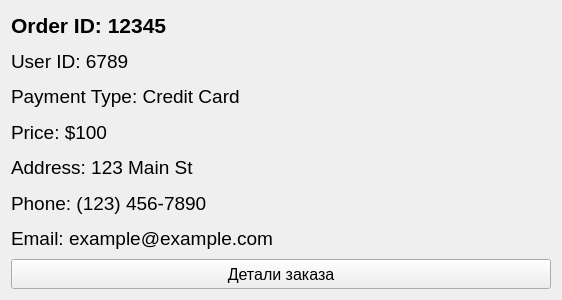
<?xml version="1.0" encoding="UTF-8"?>
<ui version="4.0">
 <class>OrderCard</class>
 <widget class="QWidget" name="OrderCard">
  <property name="geometry">
   <rect>
    <x>0</x>
    <y>0</y>
    <width>562</width>
    <height>300</height>
   </rect>
  </property>
  <property name="sizePolicy">
   <sizepolicy hsizetype="Expanding" vsizetype="Expanding">
    <horstretch>0</horstretch>
    <verstretch>0</verstretch>
   </sizepolicy>
  </property>
  <property name="minimumSize">
   <size>
    <width>0</width>
    <height>0</height>
   </size>
  </property>
  <property name="maximumSize">
   <size>
    <width>16777215</width>
    <height>300</height>
   </size>
  </property>
  <layout class="QVBoxLayout" name="verticalLayout_2">
   <item>
    <widget class="QLabel" name="orderIdLabel">
     <property name="font">
      <font>
       <pointsize>16</pointsize>
       <weight>75</weight>
       <bold>true</bold>
      </font>
     </property>
     <property name="text">
      <string>Order ID: 12345</string>
     </property>
    </widget>
   </item>
   <item>
    <widget class="QLabel" name="userIdLabel">
     <property name="font">
      <font>
       <pointsize>14</pointsize>
      </font>
     </property>
     <property name="text">
      <string>User ID: 6789</string>
     </property>
    </widget>
   </item>
   <item>
    <widget class="QLabel" name="paymentTypeLabel">
     <property name="font">
      <font>
       <pointsize>14</pointsize>
      </font>
     </property>
     <property name="text">
      <string>Payment Type: Credit Card</string>
     </property>
    </widget>
   </item>
   <item>
    <widget class="QLabel" name="priceLabel">
     <property name="font">
      <font>
       <pointsize>14</pointsize>
      </font>
     </property>
     <property name="text">
      <string>Price: $100</string>
     </property>
    </widget>
   </item>
   <item>
    <widget class="QLabel" name="addressLabel">
     <property name="font">
      <font>
       <pointsize>14</pointsize>
      </font>
     </property>
     <property name="text">
      <string>Address: 123 Main St</string>
     </property>
    </widget>
   </item>
   <item>
    <widget class="QLabel" name="phoneLabel">
     <property name="font">
      <font>
       <pointsize>14</pointsize>
      </font>
     </property>
     <property name="text">
      <string>Phone: (123) 456-7890</string>
     </property>
    </widget>
   </item>
   <item>
    <widget class="QLabel" name="emailLabel">
     <property name="font">
      <font>
       <pointsize>14</pointsize>
      </font>
     </property>
     <property name="text">
      <string>Email: example@example.com</string>
     </property>
    </widget>
   </item>
   <item>
    <widget class="QPushButton" name="detailsBtn">
     <property name="minimumSize">
      <size>
       <width>0</width>
       <height>30</height>
      </size>
     </property>
     <property name="font">
      <font>
       <pointsize>12</pointsize>
      </font>
     </property>
     <property name="text">
      <string>Детали заказа</string>
     </property>
    </widget>
   </item>
  </layout>
 </widget>
 <resources/>
 <connections/>
</ui>
